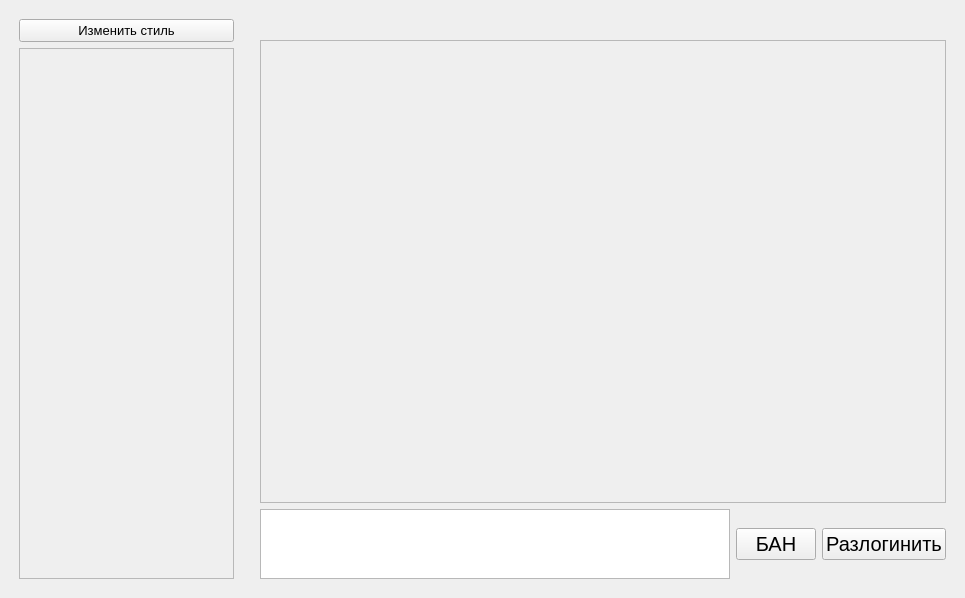
<?xml version="1.0" encoding="UTF-8"?>
<ui version="4.0">
 <class>MainWindow</class>
 <widget class="QMainWindow" name="MainWindow">
  <property name="geometry">
   <rect>
    <x>0</x>
    <y>0</y>
    <width>965</width>
    <height>598</height>
   </rect>
  </property>
  <property name="font">
   <font>
    <pointsize>15</pointsize>
   </font>
  </property>
  <property name="windowTitle">
   <string>MainWindow</string>
  </property>
  <property name="autoFillBackground">
   <bool>false</bool>
  </property>
  <property name="styleSheet">
   <string notr="true"/>
  </property>
  <widget class="QWidget" name="centralwidget">
   <layout class="QHBoxLayout" name="horizontalLayout" stretch="1,3">
    <item>
     <layout class="QVBoxLayout" name="LAYOUT_MAIN_LEFT" stretch="0,10">
      <property name="leftMargin">
       <number>10</number>
      </property>
      <property name="topMargin">
       <number>10</number>
      </property>
      <property name="rightMargin">
       <number>10</number>
      </property>
      <property name="bottomMargin">
       <number>10</number>
      </property>
      <item>
       <layout class="QVBoxLayout" name="verticalLayout">
        <item>
         <widget class="QPushButton" name="styleButton">
          <property name="font">
           <font>
            <pointsize>10</pointsize>
           </font>
          </property>
          <property name="text">
           <string>Изменить стиль</string>
          </property>
         </widget>
        </item>
       </layout>
      </item>
      <item>
       <layout class="QHBoxLayout" name="LAYOUT_LIST_CHAT">
        <item>
         <widget class="QScrollArea" name="scrollAreaListChat">
          <property name="widgetResizable">
           <bool>true</bool>
          </property>
          <widget class="QWidget" name="scrollAreaWidgetContentsListChat">
           <property name="geometry">
            <rect>
             <x>0</x>
             <y>0</y>
             <width>211</width>
             <height>523</height>
            </rect>
           </property>
          </widget>
         </widget>
        </item>
       </layout>
      </item>
     </layout>
    </item>
    <item>
     <layout class="QVBoxLayout" name="LAYOUT_MAIN_RIGHT" stretch="10,1">
      <property name="leftMargin">
       <number>10</number>
      </property>
      <property name="topMargin">
       <number>10</number>
      </property>
      <property name="rightMargin">
       <number>10</number>
      </property>
      <property name="bottomMargin">
       <number>10</number>
      </property>
      <item>
       <layout class="QVBoxLayout" name="LAYOUT_CHAT" stretch="0,10">
        <item>
         <widget class="QLabel" name="notifi">
          <property name="font">
           <font>
            <pointsize>10</pointsize>
           </font>
          </property>
          <property name="text">
           <string/>
          </property>
          <property name="alignment">
           <set>Qt::AlignmentFlag::AlignRight|Qt::AlignmentFlag::AlignTop|Qt::AlignmentFlag::AlignTrailing</set>
          </property>
         </widget>
        </item>
        <item>
         <widget class="QScrollArea" name="scrollAreaMessage">
          <property name="widgetResizable">
           <bool>true</bool>
          </property>
          <widget class="QWidget" name="scrollAreaWidgetContents">
           <property name="geometry">
            <rect>
             <x>0</x>
             <y>0</y>
             <width>682</width>
             <height>467</height>
            </rect>
           </property>
          </widget>
         </widget>
        </item>
       </layout>
      </item>
      <item>
       <layout class="QHBoxLayout" name="LAYOUT_MESSAGE_INPUT">
        <item>
         <widget class="QListView" name="selectedUser">
          <property name="font">
           <font>
            <pointsize>15</pointsize>
            <kerning>false</kerning>
           </font>
          </property>
          <property name="showDropIndicator" stdset="0">
           <bool>false</bool>
          </property>
          <property name="gridSize">
           <size>
            <width>0</width>
            <height>30</height>
           </size>
          </property>
          <property name="uniformItemSizes">
           <bool>true</bool>
          </property>
         </widget>
        </item>
        <item>
         <widget class="QPushButton" name="pushButton_BAN">
          <property name="text">
           <string>БАН</string>
          </property>
         </widget>
        </item>
        <item>
         <widget class="QPushButton" name="pushButton_DISCONNECT">
          <property name="text">
           <string>Разлогинить</string>
          </property>
         </widget>
        </item>
       </layout>
      </item>
     </layout>
    </item>
   </layout>
  </widget>
 </widget>
 <resources/>
 <connections/>
</ui>
